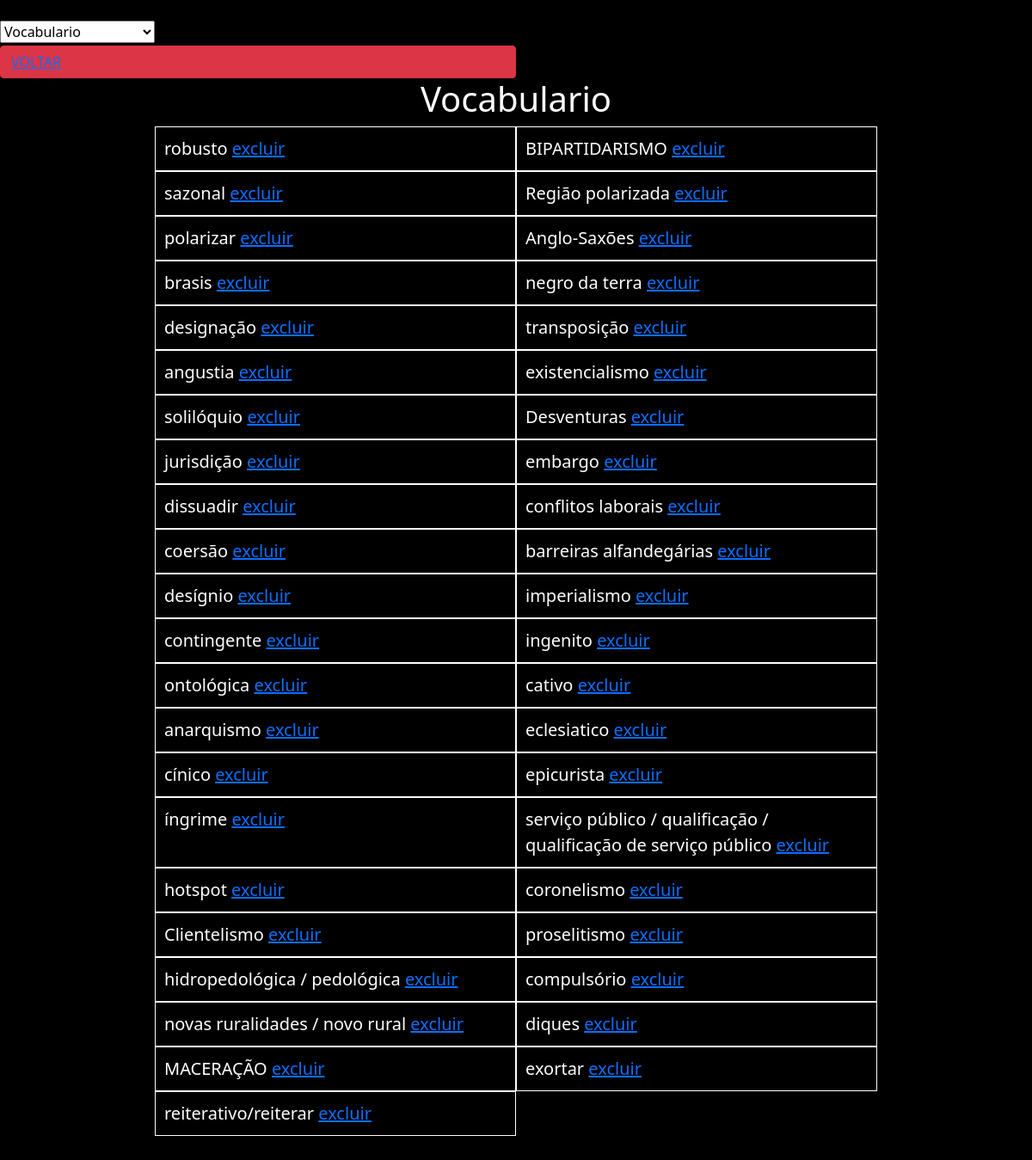
/detalhes/detalhesTotal/, run on the app's committed database.
### app/models.py (models this page shows, shortened)
class Vocabulario(models.Model):
    nome = models.CharField(max_length=50)
    descricao  = models.CharField(max_length=400, default=' ')
    prova = models.ForeignKey(Prova, on_delete=models.CASCADE)

### detalhes/views.py (the view, shortened to what this page needs)
# urls.py: path('detalhesTotal/', detalhesTotal, name='detalhesTotal'),
def detalhesTotal(request):
    detalhaOque = 'Vocabulario'
    modelsPertence = 'Vocabulario'
    valores = Vocabulario.objects.all()
    return render(request, 'listarConteudos.html', {'detalhaOQue':detalhaOque, 'modelsPertence':modelsPertence, 'valores':valores})

### detalhes/templates/listarConteudos.html (shortened to what this page needs)
{% load static %}
<!DOCTYPE html>
<html lang="en">
<head>
    <link href="https://cdn.jsdelivr.net/npm/bootstrap@5.0.2/dist/css/bootstrap.min.css" rel="stylesheet">
    <link rel="stylesheet" href="{% static 'css/corrigirProva.css' %}">
    <link rel="stylesheet" href="{% static 'css/listarConteudo.css' %}">
</head>
<body>
    <form action="" method="post" id="form">
        <select name="selecionarConteudo" id="selecionarConteudo">
            <option  id="Vocabulario" selected value="Vocabulario">Vocabulario</option>
        </select>
    </form>
    <div class="btn  btn-red btn-danger w-50  d-flex ">
        <a href="{%url 'voltar' 'menu' %}">VOLTAR</a>
    </div>
    <h1 id="detalhaOque">{{detalhaOQue}}</h1>
      <div class="itens">
        {% for i in valores%}
        <div class="item">
            {{i.nome}}
            <span>
              <a href="{% url 'modificaDados' 'excluir' modelsPertence i.id%}?caminho={{ request.path }}">excluir</a>
            </span>
        </div>
         {%endfor%}
        </div>
</body>
</html>

### templates/static/css/corrigirProva.css (style rules this page uses)
body { background-color: black; color: #fff; margin-bottom: 50vh; }
.novoVocabulario input, .novoConteudo input, .conteudoRever input, select { width: 100%; margin-bottom: .2em; }

### templates/static/css/listarConteudo.css (style rules this page uses)
#selecionarConteudo { width: 15%; }
.itens { display: grid; grid-template-columns: repeat(2, 1fr); width: 70%; margin: auto; }
.item { border: solid 1px white; font-size: 20px; padding: 10px; }
#form { margin-top: 3vh; }
#detalhaOque { text-align: center; }

### data on the page
Vocabulario: nome "robusto"
Vocabulario: nome "BIPARTIDARISMO"
Vocabulario: nome "sazonal"
Vocabulario: nome "Região polarizada"
Vocabulario: nome "polarizar"
Vocabulario: nome "Anglo-Saxões"
Vocabulario: nome "brasis"
Vocabulario: nome "negro da terra"
Vocabulario: nome "designação"
Vocabulario: nome "transposição"
Vocabulario: nome "angustia"
Vocabulario: nome "existencialismo"
Vocabulario: nome "solilóquio"
Vocabulario: nome "Desventuras"
Vocabulario: nome "jurisdição"
Vocabulario: nome "embargo"
Vocabulario: nome "dissuadir"
Vocabulario: nome "conflitos laborais"
Vocabulario: nome "coersão"
Vocabulario: nome "barreiras alfandegárias"
Vocabulario: nome "desígnio"
Vocabulario: nome "imperialismo"
Vocabulario: nome "contingente"
Vocabulario: nome "ingenito"
Vocabulario: nome "ontológica"
Vocabulario: nome "cativo"
Vocabulario: nome "anarquismo"
Vocabulario: nome "eclesiatico"
Vocabulario: nome "cínico"
Vocabulario: nome "epicurista"
Vocabulario: nome "íngrime"
Vocabulario: nome "serviço público / qualificação / qualificação de serviço público"
Vocabulario: nome "hotspot"
Vocabulario: nome "coronelismo"
Vocabulario: nome "Clientelismo"
Vocabulario: nome "proselitismo"
Vocabulario: nome "hidropedológica / pedológica"
Vocabulario: nome "compulsório"
Vocabulario: nome "novas ruralidades / novo rural"
Vocabulario: nome "diques"
Vocabulario: nome "MACERAÇÃO"
Vocabulario: nome "exortar"
Vocabulario: nome "reiterativo/reiterar"

### other printed values
{{ detalhaOQue }} "Vocabulario"
